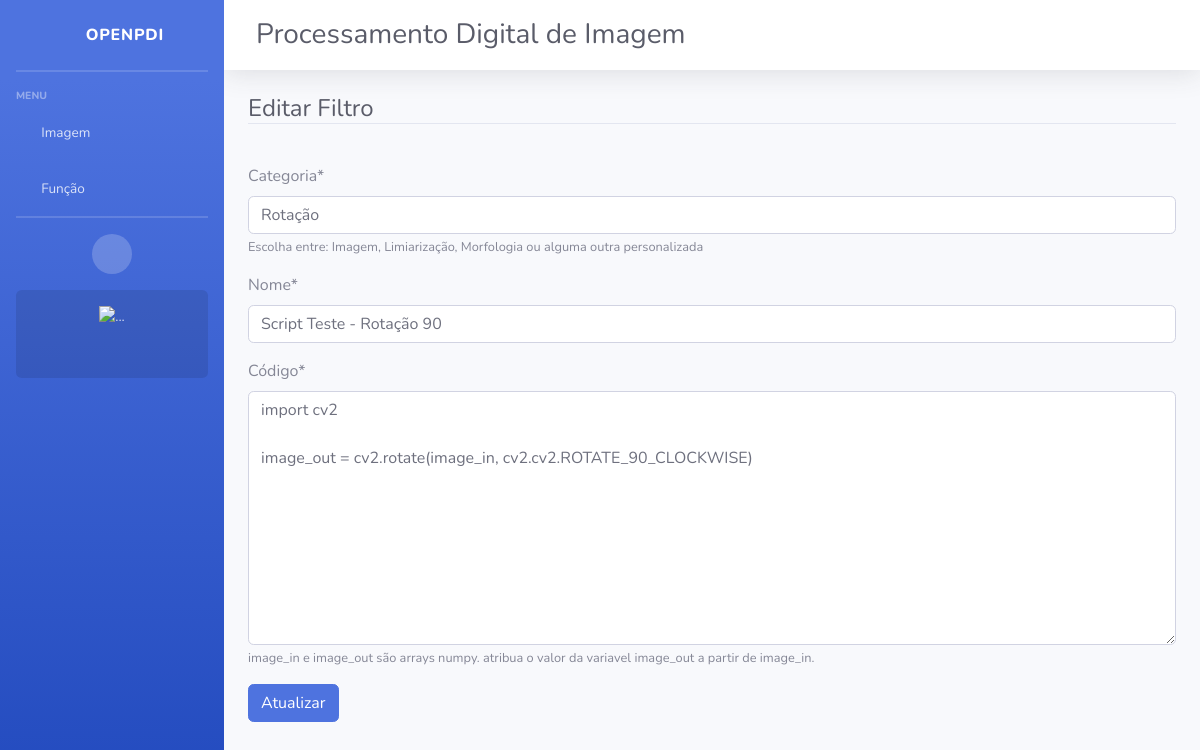
/filtros/editar/script/1, run on an earlier commit of the app's database.
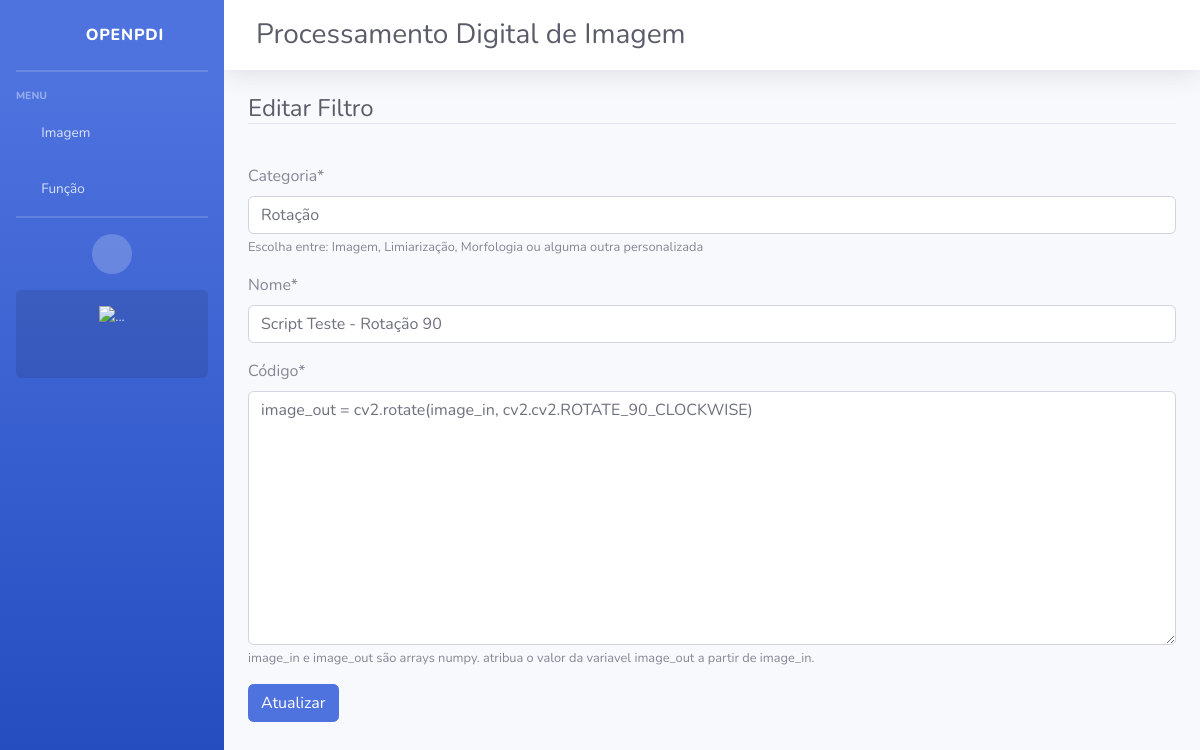
And on a later commit of the database.
### filtros/models.py (models this page shows, shortened)
class Script(models.Model):
    help_text='''Escolha entre: Imagem, Limiarização, Morfologia ou alguma outra personalizada'''
    categoria = models.CharField(max_length=50, help_text=help_text)
    nome = models.CharField(max_length=50)
    help_text='''image_in e image_out são arrays numpy.
    atribua o valor da variavel image_out a partir de image_in.'''
    codigo = models.TextField(max_length=255, verbose_name="Código", help_text=help_text)

### filtros/views.py (the view)
# urls.py: path('filtros/editar/script/<int:pk>', ScriptUpdate.as_view(), name="editar-script"),
class ScriptUpdate(UpdateView):
    model = Script
    fields = ['categoria', 'nome', 'codigo']
    template_name = 'filtros/form.html'
    success_url = reverse_lazy('inicio')
    def get_context_data(self, *args, **kwargs):
        context = super().get_context_data(*args, **kwargs)
        context['titulo'] = "Editar Filtro"
        context['botao'] = "Atualizar"
        return context

### filtros/templates/filtros/form.html (shortened to what this page needs)
{% extends 'paginas/base.html' %}
{% load static %}
{% load crispy_forms_tags %}
{% block conteudo %}
<div class="container-fluid">
    <h4 class="text-dark border-bottom my-3">
        {{ titulo }}
    </h4>
    <br>
    <form action="" method="POST">
        {{ form|crispy }}
        <button type="submit" class="btn btn-primary">{{ botao }}</button>
    </form>
</div>
{% endblock %}

### paginas/templates/paginas/base.html (shortened to what this page needs)
{% load static %}
<!DOCTYPE html>
<html lang="pt-br">
<head>
    <link href="{% static 'vendor/fontawesome-free/css/all.min.css' %}" rel="stylesheet" type="text/css">
    <link href="{% static 'css/sb-admin-2.min.css' %}" rel="stylesheet">
    <link href="{% static 'vendor/datatables/dataTables.bootstrap4.min.css' %}" rel="stylesheet">
</head>
<body id="page-top">
    {% block menu %}
    <div id="wrapper">
        <ul class="navbar-nav bg-gradient-primary sidebar sidebar-dark accordion" id="accordionSidebar">
            <a class="sidebar-brand d-flex align-items-center justify-content-center" href="{% url 'script' %}">
                <div class="sidebar-brand-icon rotate-n-15">
                    <i class="fas fa-laugh-wink"></i>
                </div>
                <div class="sidebar-brand-text mx-1">OpenPDI</div>
            </a>
            <hr class="sidebar-divider my-0">
            <hr class="sidebar-divider">
            <div class="sidebar-heading">
                Menu
            </div>
            <li class="nav-item">
                <a class="nav-link collapsed" href="#" data-toggle="collapse" data-target="#collapseTwo"
                    aria-expanded="true" aria-controls="collapseTwo">
                    <i class="fas fa-fw fa-paperclip"></i>
                    <span>Imagem</span>
                </a>
            </li>
            <li class="nav-item">
                <a class="nav-link collapsed" href="#" data-toggle="collapse" data-target="#collapseUtilities"
                    aria-expanded="true" aria-controls="collapseUtilities">
                    <i class="fas fa-fw fa-edit"></i>
                    <span>Função</span>
                </a>
            </li>
            <hr class="sidebar-divider d-none d-md-block my-0">
            <hr class="sidebar-divider ">
            <div class="text-center d-none d-md-inline">
                <button class="rounded-circle border-0" id="sidebarToggle"></button>
            </div>
            <div class="sidebar-card d-none d-lg-flex">
                <img class="sidebar-card-illustration mb-2" src="{% static 'img/undraw_rocket.svg' %}" alt="...">
            </div>
        </ul>
        <div id="content-wrapper" class="d-flex flex-column">
            <div id="content">
                <nav class="navbar navbar-expand navbar-light bg-white topbar mb-4 static-top shadow">
                    <form class="d-none d-sm-inline-block form-inline mr-auto ml-md-3 my-2 my-md-0 mw-100 ">
                        <div>
                            <h3 class="h3 mb-0 text-gray-800">Processamento Digital de Imagem</h3>
                        </div>
                    </form>
                    {% endblock %}
                </nav>
                {% block conteudo %}{% endblock %}
</body>
</html>

What changed in the data, as far as the page shows it:
changed Script "Rotação": codigo "import cv2 image_out = cv2.rotate(image_in, cv2.cv2.ROTATE_90_CLOCKWISE)" → "image_out = cv2.rotate(image_in, cv2.cv2.ROTATE_90_CLOCKWISE)"
